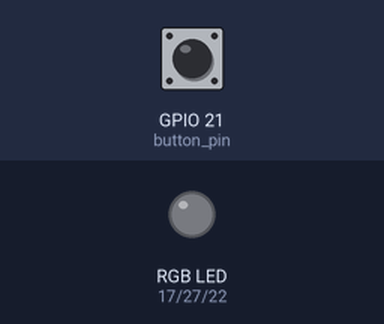
Bench run of a program on a simulated Raspberry Pi (BCM pin numbers). Parts: an RGB LED mixed from three pins (HIGH = lit). Inputs (shaded band) come from the test bench; at power-on: GPIO 21 (button_pin) HIGH. Dim RGB values are drawn brighter than linear; what the program prints to the terminal is not drawn.

Above: at 1.2 s.
1.3 s: GPIO 21 (button_pin) pulled LOW for 0.15 s
At 1.75 s:
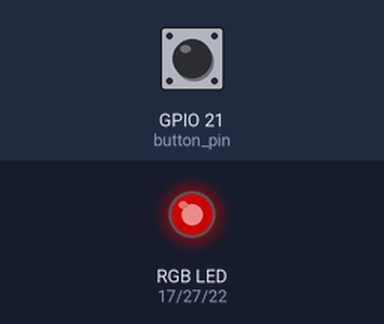
4.3 s: GPIO 21 (button_pin) pulled LOW for 1 s
At 5.4 s:
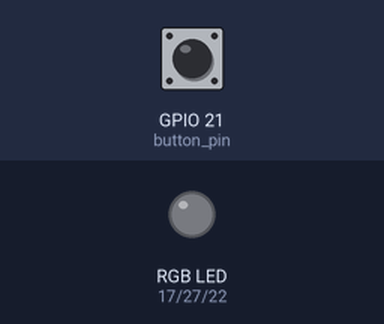
6.8 s: GPIO 21 (button_pin) pulled LOW for 0.15 s
At 7.55 s:
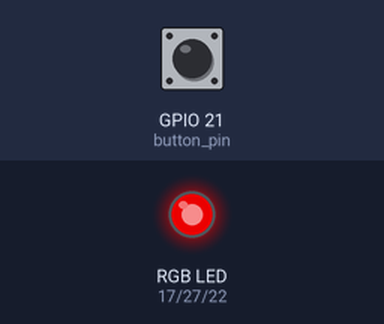
9.9 s: GPIO 21 (button_pin) pulled LOW for 3.2 s
At 10.6 s:
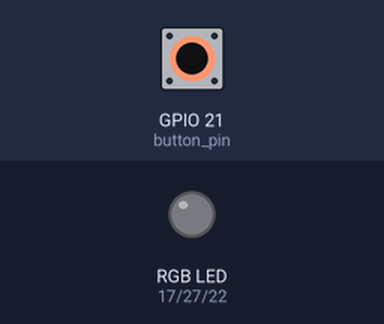
14.6 s: GPIO 21 (button_pin) pulled LOW for 0.15 s
At 15.06 s:
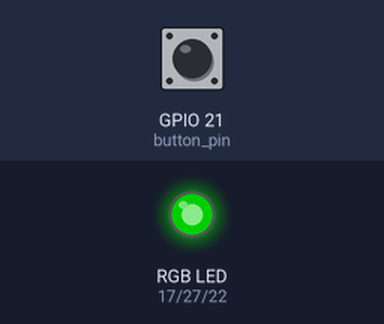
Timing chart, 0 to 27.6 s (numbered marks = the images above; inputs shaded):
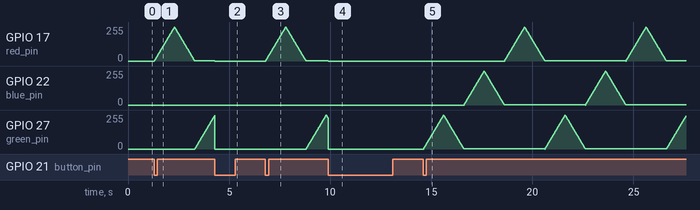

Measured:
- after the input at 1.3 s, GPIO 17 (red_pin): rises from 0/255 to 255/255 in 0.99 s, then falls to 3/255 in 0.99 s; GPIO 27 (green_pin): moves from 0/255 to 252/255 over 0.98 s, starting after 2.0 s
- after the input at 4.3 s, GPIO 17 (red_pin): 3/255 → 0/255 at once; GPIO 22 (blue_pin): stays 0/255 (without the input it goes to 3/255 after 1.0 s)
- after the input at 6.8 s, GPIO 17 (red_pin): rises from 0/255 to 255/255 in 0.99 s, then falls to 3/255 in 0.99 s; GPIO 27 (green_pin): rises from 0/255 to 255/255 in 0.99 s, then falls to 232/255 in 0.09 s
- after the input at 9.9 s, GPIO 22 (blue_pin): stays 0/255 (without the input it goes to 3/255 after 0.91 s)

The program:

____LED.py
```python
from gpiozero import Button, PWMLED
from time import sleep

class TrafficLight:
    def __init__(self, button_pin, red_pin, green_pin, blue_pin):

        # 引脚初始化
        self.button = Button(button_pin, bounce_time=0.05)  # 防抖动
        self.red = PWMLED(red_pin)                         # 红灯
        self.green = PWMLED(green_pin)                     # 绿灯
        self.blue = PWMLED(blue_pin)                       # 蓝灯
        self.lights = [self.red, self.green, self.blue]    # 三色灯列表
        # 状态初始化
        self.running = False   # 交通灯效果开关
        self.current_color = 0 # 当前颜色: 0=红灯，1=绿灯，2=蓝灯
        self.brightness = 0.0  # 当前亮度
        self.direction = 1     # 亮度变化方向: 1=淡入，-1=淡出
        # 事件绑定
        self.button.when_pressed = self.change_state

    def change_state(self):
        self.running = not self.running
        if self.running:
            self.current_color = 0
            self.brightness = 0.0
            print("交通灯效果 开启")
        else:
            print("交通灯效果 关闭")

    def loop(self):
        while True:
            if self.running:            # 交通灯效果开启
                self.brightness += 0.01 * self.direction
                if self.brightness >= 1.0:    # 亮度增加到1,开始减少亮度
                    self.direction = -1
                    self.brightness = 1.0
                elif self.brightness <= 0.0:  # 亮度减少到0,切换颜色,开始增加亮度
                    self.direction = 1
                    self.brightness = 0.0
                    self.current_color = (self.current_color + 1) % 3
                self.lights[self.current_color].value = self.brightness # 设置当前颜色的亮度

            else:            # 交通灯效果关闭
                for light in self.lights: # 关闭所有灯
                    light.value = 0

            sleep(0.01)            # 等待0.01秒

if __name__ == '__main__':
    traffic_light = TrafficLight(button_pin=21, red_pin=17, green_pin=27, blue_pin=22)
    traffic_light.loop()
```
